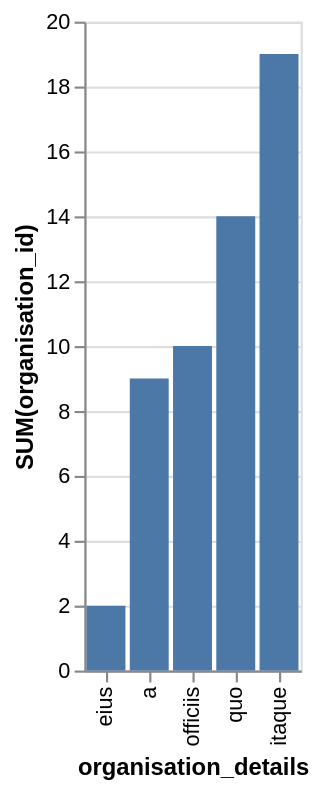

Source (Vega-Lite JSON):
### Vega-Lite specification from a JSON file in a GitHub repository (floating-point values rounded to 4 significant figures)
{"data": {"values": [{"x_data": "eius", "y_data": 2}, {"x_data": "a", "y_data": 9}, {"x_data": "officiis", "y_data": 10}, {"x_data": "quo", "y_data": 14}, {"x_data": "itaque", "y_data": 19}]}, "mark": "bar", "encoding": {"x": {"field": "x_data", "type": "nominal", "title": "organisation_details", "sort": {"op": "sum", "field": "y_data", "order": "ascending"}}, "y": {"field": "y_data", "type": "quantitative", "title": "SUM(organisation_id)"}}}
